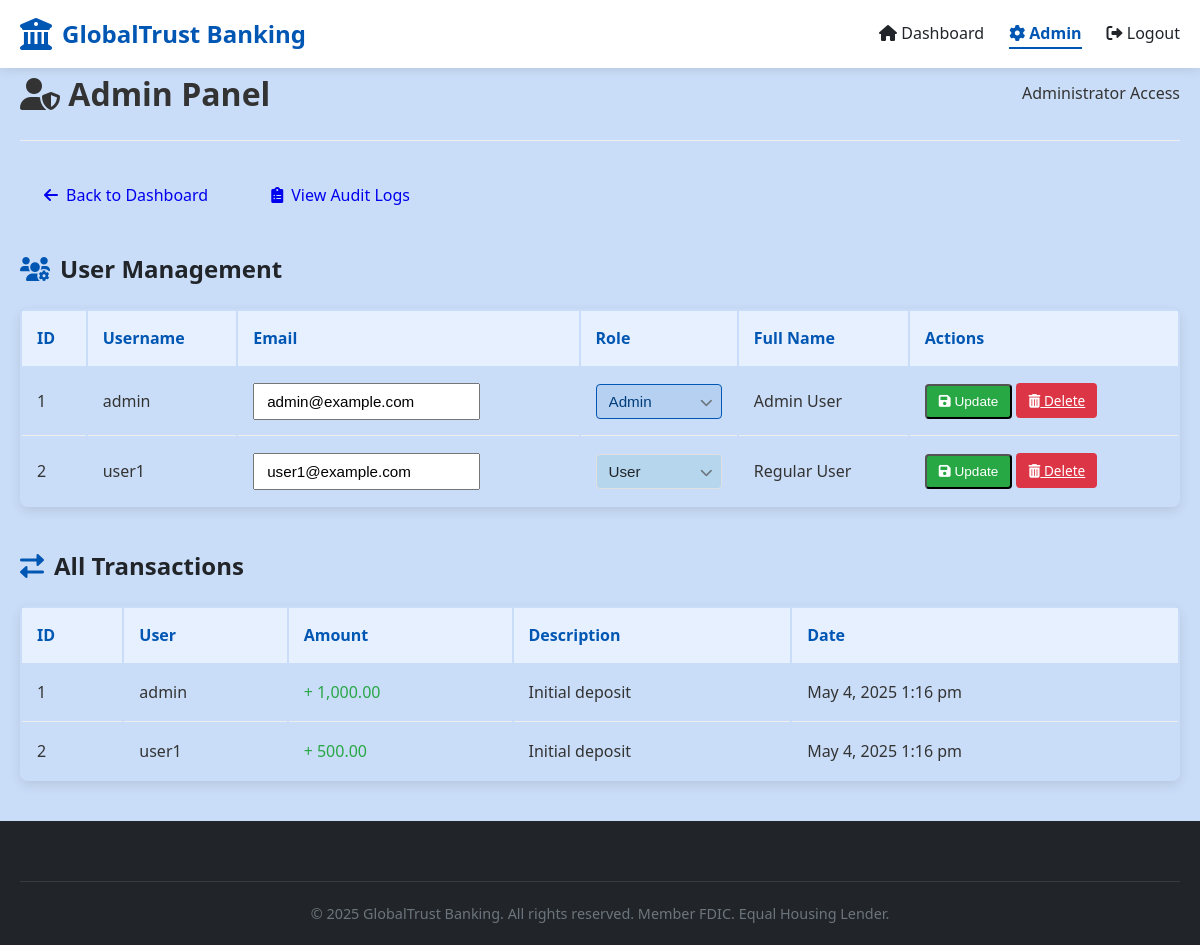
/admin.php (signed in), run on the app's committed database.
### tables this page shows
CREATE TABLE users (
    id INT AUTO_INCREMENT PRIMARY KEY,
    username VARCHAR(50) NOT NULL,
    password VARCHAR(255) NOT NULL,
    email VARCHAR(100) NOT NULL,
    role ENUM('user', 'admin') DEFAULT 'user',
    full_name VARCHAR(100),
    address TEXT,
    phone VARCHAR(20),
    created_at TIMESTAMP DEFAULT CURRENT_TIMESTAMP
);

CREATE TABLE transactions (
    id INT AUTO_INCREMENT PRIMARY KEY,
    user_id INT NOT NULL,
    amount DECIMAL(10,2) NOT NULL,
    description VARCHAR(255),
    transaction_date TIMESTAMP DEFAULT CURRENT_TIMESTAMP,
    FOREIGN KEY (user_id) REFERENCES users(id)
);

### admin.php (the view, shortened to what this page needs)
<?php
$db = DB::connect();
$users = $db->query("SELECT * FROM users")->fetchAll(PDO::FETCH_ASSOC);
$transactions = $db->query("SELECT t.*, u.username FROM transactions t JOIN users u ON t.user_id = u.id")->fetchAll(PDO::FETCH_ASSOC);
?>
<!DOCTYPE html>
<html lang="en">
<head>
    <link rel="stylesheet" href="assets/style.css">
    <link rel="stylesheet" href="https://cdnjs.cloudflare.com/ajax/libs/font-awesome/6.0.0/css/all.min.css">
</head>
<body>
    <header class="main-header">
        <div class="container">
            <div class="header-content">
                <div class="logo">
                    <i class="fas fa-university"></i>
                    <h1>GlobalTrust Banking</h1>
                </div>
                <nav class="main-nav">
                    <ul>
                        <li><a href="dashboard.php"><i class="fas fa-home"></i> Dashboard</a></li>
                        <li><a href="admin.php" class="active"><i class="fas fa-cog"></i> Admin</a></li>
                        <li><a href="logout.php"><i class="fas fa-sign-out-alt"></i> Logout</a></li>
                    </ul>
                </nav>
            </div>
        </div>
    </header>
    <main class="container">
        <div class="admin-header">
            <h1><i class="fas fa-user-shield"></i> Admin Panel</h1>
            <div class="user-role">
                Administrator Access
            </div>
        </div>
        <div class="admin-actions">
            <a href="dashboard.php" class="btn"><i class="fas fa-arrow-left"></i> Back to Dashboard</a>
            <a href="audit_log.php" class="btn"><i class="fas fa-clipboard-list"></i> View Audit Logs</a>
        </div>
        <div class="admin-section">
            <h2><i class="fas fa-users-cog"></i> User Management</h2>
            <table class="admin-table">
                <thead>
                    <tr>
                        <th>ID</th>
                        <th>Username</th>
                        <th>Email</th>
                        <th>Role</th>
                        <th>Full Name</th>
                        <th>Actions</th>
                    </tr>
                </thead>
                <tbody>
                    <?php foreach ($users as $user): ?>
                        <tr>
                            <td><?= htmlspecialchars($user['id']) ?></td>
                            <td><?= htmlspecialchars($user['username']) ?></td>
                            <td>
                                <form method="POST" class="inline-form">
                                    <input type="email" name="email" class="form-control"
                                        value="<?= htmlspecialchars($user['email']) ?>" required>
                            </td>
                            <td>
                                <div class="role-select-container">
                                    <select name="role"
                                        class="role-select <?= $user['role'] === 'admin' ? 'admin-role' : 'user-role' ?>">
                                        <option value="user" class="user-option" <?= $user['role'] === 'user' ? 'selected' : '' ?>>User</option>
                                        <option value="admin" class="admin-option" <?= $user['role'] === 'admin' ? 'selected' : '' ?>>Admin</option>
                                    </select>
                                    <div class="role-select-arrow">
                                        <i class="fas fa-chevron-down"></i>
                                    </div>
                                </div>
                            </td>
                            <td><?= htmlspecialchars($user['full_name']) ?></td>
                            <td>
                                <button type="submit" name="update_user" class="btn-action btn-update">
                                    <i class="fas fa-save"></i> Update
                                </button>
                                <a href="admin.php?delete=<?= $user['id'] ?>" class="btn-action btn-delete"
                                    onclick="return confirm('Are you sure you want to delete this user?')">
                                    <i class="fas fa-trash-alt"></i> Delete
                                </a>
                            </td>
                        </tr>
                    <?php endforeach; ?>
                </tbody>
            </table>
        </div>
        <div class="admin-section">
            <h2><i class="fas fa-exchange-alt"></i> All Transactions</h2>
            <table class="admin-table">
                <thead>
                    <tr>
                        <th>ID</th>
                        <th>User</th>
                        <th>Amount</th>
                        <th>Description</th>
                        <th>Date</th>
                    </tr>
                </thead>
                <tbody>
                    <?php foreach ($transactions as $tx): ?>
                        <tr>
                            <td><?= htmlspecialchars($tx['id']) ?></td>
                            <td><?= htmlspecialchars($tx['username']) ?></td>
                            <td style="color: <?= $tx['amount'] > 0 ? 'var(--success-color)' : 'var(--danger-color)' ?>;">
                                <?= $tx['amount'] > 0 ? '+' : '' ?>     <?= number_format($tx['amount'], 2) ?>
                            </td>
                            <td><?= htmlspecialchars($tx['description']) ?></td>
                            <td><?= date('M j, Y g:i a', strtotime($tx['transaction_date'])) ?></td>
                        </tr>
                    <?php endforeach; ?>
                </tbody>
            </table>
        </div>
    </main>
    <footer class="main-footer">
        <div class="container">
            <div class="footer-bottom">
                <p>&copy; <?= date('Y') ?> GlobalTrust Banking. All rights reserved. Member FDIC. Equal Housing Lender.
                </p>
            </div>
        </div>
    </footer>
</body>
</html>

### assets/style.css (style rules this page uses)
:root { --primary-color: #0056b3; --primary-dark: #003d7a; --primary-light: #e6f0ff; --secondary-color: #00a86b; --accent-color: #ff6b35; --light-color: #f8f9fa; --dark-color: #212529; --gray-color: #6c757d; --light-gray: #e9ecef; --success-color: #28a745; --warning-color: #ffc107; --danger-color: #dc3545; --info-color: #17a2b8; --text-color: #333; --text-light: #6c757d; --border-radius: 8px; --box-shadow: 0 4px 12px rgba(0, 0, 0, 0.1); --transition: all 0.3s ease; --max-width: 1200px; }
* { box-sizing: border-box; margin: 0; padding: 0; }
body { font-family: 'Segoe UI', 'Roboto', 'Helvetica Neue', Arial, sans-serif; line-height: 1.6; background-color: #caddf8; color: var(--text-color); }
.container { width: 100%; max-width: var(--max-width); margin: 0 auto; padding: 0 20px; }
.main-header { background-color: white; box-shadow: 0 2px 10px rgba(0, 0, 0, 0.1); position: sticky; top: 0; z-index: 1000; }
.header-content { display: flex; justify-content: space-between; align-items: center; padding: 15px 0; }
.logo { display: flex; align-items: center; gap: 10px; }
.logo i { font-size: 2rem; color: var(--primary-color); }
.logo h1 { font-size: 1.5rem; font-weight: 700; color: var(--primary-color); margin: 0; }
.main-nav ul { display: flex; list-style: none; gap: 25px; }
.main-nav a { text-decoration: none; color: var(--dark-color); font-weight: 500; padding: 5px 0; position: relative; transition: var(--transition); }
.main-nav a.active { color: var(--primary-color); font-weight: 600; }
.main-nav a.active:after { content: ''; position: absolute; bottom: 0; left: 0; width: 100%; height: 2px; background-color: var(--primary-color); }
.btn { display: inline-flex; align-items: center; justify-content: center; gap: 8px; padding: 12px 24px; border-radius: var(--border-radius); font-weight: 500; text-decoration: none; transition: var(--transition); border: none; cursor: pointer; }
.main-footer { background-color: var(--dark-color); color: white; padding: 60px 0 0; }
.footer-bottom { text-align: center; padding: 20px 0; border-top: 1px solid rgba(255, 255, 255, 0.1); font-size: 0.9rem; color: var(--gray-color); }

### data on the page
users: id "1", username "admin", email "admin@example.com", role "Admin", full_name "Admin User"
users: id "2", username "user1", email "user1@example.com", role "User", full_name "Regular User"
transactions: id "1", user.username "admin", amount "1,000.00", description "Initial deposit", transaction_date "May 4, 2025 1:16 pm"
transactions: id "2", user.username "user1", amount "500.00", description "Initial deposit", transaction_date "May 4, 2025 1:16 pm"
